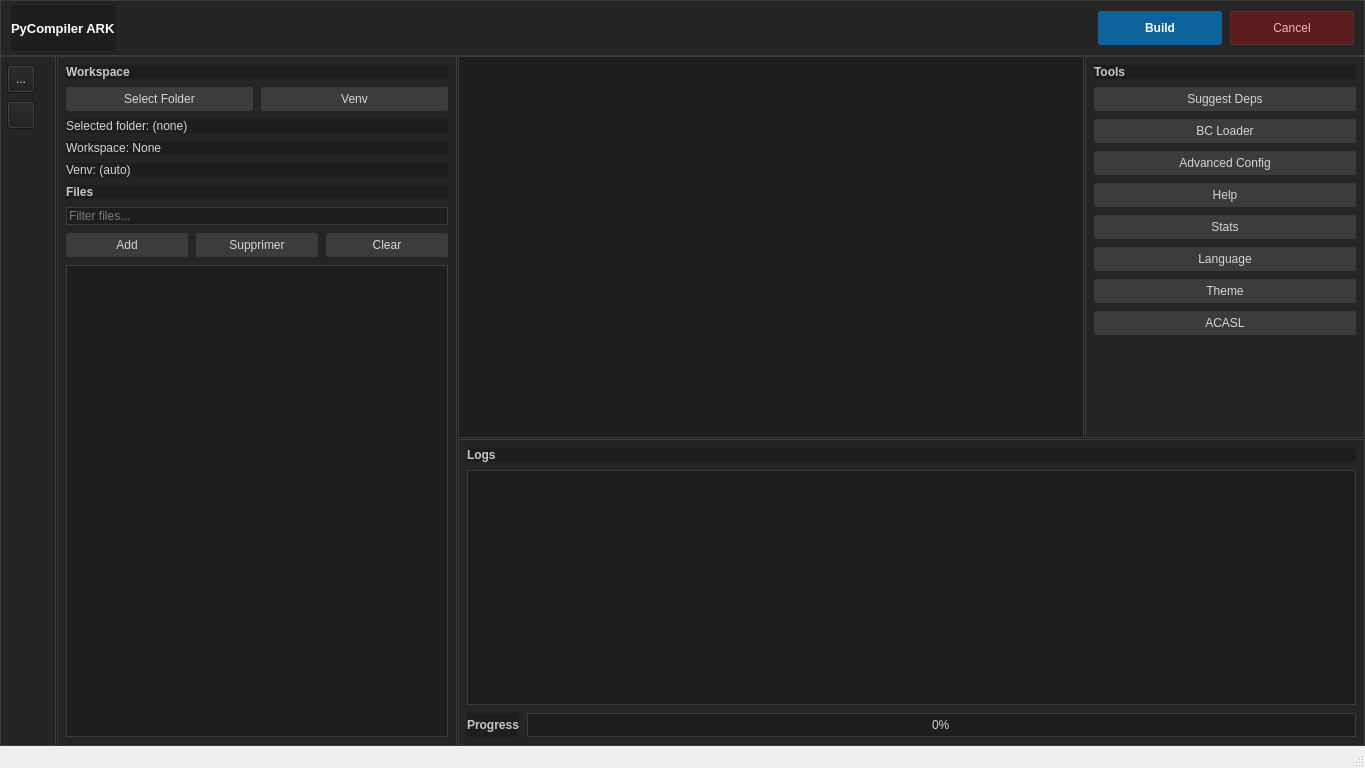
<?xml version="1.0" encoding="UTF-8"?>
<ui version="4.0">
 <class>MainWindow</class>
 <widget class="QMainWindow" name="MainWindow">
  <property name="geometry">
   <rect>
    <x>0</x>
    <y>0</y>
    <width>1365</width>
    <height>768</height>
   </rect>
  </property>
  <property name="windowTitle">
   <string>PyCompiler ARK - IDE Layout</string>
  </property>
  <widget class="QWidget" name="centralwidget">
   <property name="styleSheet">
    <string notr="true">QWidget {
  background: #1e1e1e;
  color: #d4d4d4;
  font-family: &quot;Segoe UI&quot;, &quot;Noto Sans&quot;, sans-serif;
  font-size: 9pt;
}
QFrame#header, QFrame#activity_bar, QFrame#workspace_panel, QFrame#tools_panel, QFrame#logs_panel {
  background: #252526;
  border: 1px solid #3c3c3c;
}
QTabWidget::pane, QListWidget, QTextEdit, QLineEdit {
  background: #1e1e1e;
  border: 1px solid #3c3c3c;
}
QLabel#label_app_title { color: #ffffff; font-size: 10pt; font-weight: 600; }
QLabel#label_workspace_section, QLabel#label_files_section, QLabel#label_tools,
QLabel#label_logs_section, QLabel#label_progress, QLabel#label_options_section {
  color: #c8c8c8;
  font-weight: 600;
}
QPushButton {
  background: #3c3c3c;
  border: 1px solid #3c3c3c;
  border-radius: 2px;
  padding: 4px 10px;
}
QPushButton:hover { background: #454545; }
QPushButton#btn_build_all {
  background: #0e639c;
  border-color: #0e639c;
  color: #ffffff;
  font-weight: 600;
}
QPushButton#btn_build_all:hover { background: #1177bb; }
QPushButton#btn_cancel_all {
  background: #5a1d1d;
  border-color: #6a2a2a;
  color: #f2b8b8;
}
QListWidget { padding: 4px; selection-background-color: #094771; selection-color: #ffffff; }
QTabBar::tab {
  background: #2d2d30;
  border: 1px solid #3c3c3c;
  border-bottom: none;
  padding: 5px 12px;
}
QTabBar::tab:selected { background: #1e1e1e; }
QTabBar::tab:hover { background: #37373d; }
QProgressBar {
  border: 1px solid #3c3c3c;
  text-align: center;
  background: #1e1e1e;
}
QProgressBar::chunk { background: #0e639c; }</string>
   </property>
   <layout class="QVBoxLayout" name="rootLayout">
    <property name="spacing">
     <number>0</number>
    </property>
    <property name="leftMargin">
     <number>0</number>
    </property>
    <property name="topMargin">
     <number>0</number>
    </property>
    <property name="rightMargin">
     <number>0</number>
    </property>
    <property name="bottomMargin">
     <number>0</number>
    </property>
    <item>
     <widget class="QFrame" name="header">
      <property name="minimumSize">
       <size>
        <width>0</width>
        <height>48</height>
       </size>
      </property>
      <property name="maximumSize">
       <size>
        <width>16777215</width>
        <height>56</height>
       </size>
      </property>
      <property name="frameShape">
       <enum>QFrame::Shape::StyledPanel</enum>
      </property>
      <property name="frameShadow">
       <enum>QFrame::Shadow::Raised</enum>
      </property>
      <layout class="QHBoxLayout" name="headerLayout">
       <property name="spacing">
        <number>8</number>
       </property>
       <property name="leftMargin">
        <number>10</number>
       </property>
       <property name="topMargin">
        <number>4</number>
       </property>
       <property name="rightMargin">
        <number>10</number>
       </property>
       <property name="bottomMargin">
        <number>4</number>
       </property>
       <item>
        <widget class="QLabel" name="label_app_title">
         <property name="text">
          <string>PyCompiler ARK</string>
         </property>
        </widget>
       </item>
       <item>
        <spacer name="headerSpacer">
         <property name="orientation">
          <enum>Qt::Orientation::Horizontal</enum>
         </property>
         <property name="sizeHint" stdset="0">
          <size>
           <width>40</width>
           <height>20</height>
          </size>
         </property>
        </spacer>
       </item>
       <item>
        <widget class="QPushButton" name="btn_build_all">
          <property name="minimumSize">
           <size>
            <width>124</width>
            <height>34</height>
           </size>
          </property>
          <property name="text">
           <string>Build</string>
          </property>
         </widget>
        </item>
        <item>
         <widget class="QPushButton" name="btn_cancel_all">
          <property name="minimumSize">
           <size>
            <width>124</width>
            <height>34</height>
           </size>
          </property>
          <property name="text">
           <string>Cancel</string>
          </property>
         </widget>
       </item>
      </layout>
     </widget>
    </item>
    <item>
     <widget class="QSplitter" name="mainSplitter">
      <property name="orientation">
       <enum>Qt::Orientation::Horizontal</enum>
      </property>
     <property name="handleWidth">
       <number>1</number>
     </property>
      <widget class="QFrame" name="activity_bar">
       <property name="minimumSize">
        <size>
         <width>48</width>
         <height>0</height>
        </size>
       </property>
       <property name="maximumSize">
        <size>
         <width>56</width>
         <height>16777215</height>
        </size>
       </property>
       <property name="frameShape">
        <enum>QFrame::Shape::StyledPanel</enum>
       </property>
       <property name="frameShadow">
        <enum>QFrame::Shadow::Raised</enum>
       </property>
       <layout class="QVBoxLayout" name="activityBarLayout">
        <property name="spacing">
         <number>8</number>
        </property>
        <property name="leftMargin">
         <number>6</number>
        </property>
        <property name="topMargin">
         <number>8</number>
        </property>
        <property name="rightMargin">
         <number>6</number>
        </property>
        <property name="bottomMargin">
         <number>8</number>
        </property>
        <item>
          <widget class="QToolButton" name="btn_more_actions">
           <property name="minimumSize">
            <size>
             <width>28</width>
             <height>28</height>
            </size>
           </property>
           <property name="toolTip">
            <string>More tools</string>
           </property>
           <property name="text">
            <string>...</string>
           </property>
          </widget>
         </item>
         <item>
          <widget class="QToolButton" name="btn_activity_deps">
           <property name="minimumSize">
            <size>
             <width>28</width>
             <height>28</height>
            </size>
           </property>
           <property name="toolTip">
            <string>Analyser dépendances</string>
           </property>
           <property name="text">
            <string/>
          </property>
         </widget>
        </item>
        <item>
         <spacer name="activitySpacer">
          <property name="orientation">
           <enum>Qt::Orientation::Vertical</enum>
          </property>
          <property name="sizeHint" stdset="0">
           <size>
            <width>20</width>
            <height>40</height>
           </size>
          </property>
         </spacer>
        </item>
       </layout>
      </widget>
      <widget class="QFrame" name="workspace_panel">
       <property name="minimumSize">
        <size>
         <width>280</width>
         <height>0</height>
        </size>
       </property>
       <property name="maximumSize">
        <size>
         <width>400</width>
         <height>16777215</height>
        </size>
       </property>
       <property name="frameShape">
        <enum>QFrame::Shape::StyledPanel</enum>
       </property>
       <property name="frameShadow">
        <enum>QFrame::Shadow::Raised</enum>
       </property>
       <layout class="QVBoxLayout" name="workspaceLayout">
        <property name="spacing">
         <number>8</number>
        </property>
        <property name="leftMargin">
         <number>8</number>
        </property>
        <property name="topMargin">
         <number>8</number>
        </property>
        <property name="rightMargin">
         <number>8</number>
        </property>
        <property name="bottomMargin">
         <number>8</number>
        </property>
        <item>
         <widget class="QLabel" name="label_workspace_section">
          <property name="text">
           <string>Workspace</string>
          </property>
         </widget>
        </item>
        <item>
         <layout class="QHBoxLayout" name="workspaceSelectLayout">
          <item>
           <widget class="QPushButton" name="btn_select_folder">
            <property name="text">
             <string>Select Folder</string>
            </property>
           </widget>
          </item>
          <item>
            <widget class="QPushButton" name="btn_venv_button">
             <property name="text">
              <string>Venv</string>
             </property>
            </widget>
          </item>
         </layout>
        </item>
        <item>
         <widget class="QLabel" name="label_folder">
          <property name="text">
           <string>Selected folder: (none)</string>
          </property>
         </widget>
        </item>
        <item>
         <widget class="QLabel" name="label_workspace_status">
          <property name="text">
           <string>Workspace: None</string>
          </property>
         </widget>
        </item>
        <item>
         <widget class="QLabel" name="venv_label">
          <property name="text">
           <string>Venv: (auto)</string>
          </property>
         </widget>
        </item>
        <item>
         <widget class="QLabel" name="label_files_section">
          <property name="text">
           <string>Files</string>
          </property>
         </widget>
        </item>
        <item>
         <widget class="QLineEdit" name="file_filter_input">
          <property name="placeholderText">
           <string>Filter files...</string>
          </property>
         </widget>
        </item>
        <item>
         <layout class="QHBoxLayout" name="fileButtonsLayout">
          <item>
           <widget class="QPushButton" name="btn_select_files">
            <property name="text">
             <string>Add</string>
            </property>
           </widget>
          </item>
          <item>
           <widget class="QPushButton" name="btn_remove_file">
            <property name="text">
             <string>Supprimer</string>
            </property>
           </widget>
          </item>
          <item>
           <widget class="QPushButton" name="btn_clear_workspace">
            <property name="text">
             <string>Clear</string>
            </property>
           </widget>
          </item>
         </layout>
        </item>
        <item>
         <widget class="QListWidget" name="file_list"/>
        </item>
       </layout>
      </widget>
      <widget class="QSplitter" name="rightSplitter">
       <property name="orientation">
        <enum>Qt::Orientation::Vertical</enum>
       </property>
       <property name="handleWidth">
        <number>1</number>
       </property>
       <widget class="QSplitter" name="topSplitter">
        <property name="orientation">
         <enum>Qt::Orientation::Horizontal</enum>
        </property>
        <property name="handleWidth">
         <number>1</number>
        </property>
        <widget class="QTabWidget" name="compiler_tabs">
         <property name="currentIndex">
          <number>-1</number>
         </property>
        </widget>
        <widget class="QFrame" name="tools_panel">
         <property name="minimumSize">
          <size>
           <width>200</width>
           <height>0</height>
          </size>
         </property>
         <property name="maximumSize">
          <size>
           <width>280</width>
           <height>16777215</height>
          </size>
         </property>
         <property name="frameShape">
          <enum>QFrame::Shape::StyledPanel</enum>
         </property>
         <property name="frameShadow">
          <enum>QFrame::Shadow::Raised</enum>
         </property>
         <layout class="QVBoxLayout" name="toolsLayout">
          <property name="spacing">
           <number>8</number>
          </property>
          <property name="leftMargin">
           <number>8</number>
          </property>
          <property name="topMargin">
           <number>8</number>
          </property>
          <property name="rightMargin">
           <number>8</number>
          </property>
          <property name="bottomMargin">
           <number>8</number>
          </property>
          <item>
           <widget class="QLabel" name="label_tools">
            <property name="text">
             <string>Tools</string>
            </property>
           </widget>
          </item>
          <item>
           <widget class="QPushButton" name="btn_suggest_deps">
            <property name="text">
             <string>Suggest Deps</string>
            </property>
           </widget>
          </item>
          <item>
           <widget class="QPushButton" name="btn_bc_loader">
            <property name="text">
             <string>BC Loader</string>
            </property>
           </widget>
          </item>
          <item>
           <widget class="QPushButton" name="btn_advanced_config">
             <property name="text">
              <string>Advanced Config</string>
             </property>
            </widget>
           </item>
           <item>
            <widget class="QPushButton" name="btn_help">
             <property name="text">
              <string>Help</string>
             </property>
            </widget>
           </item>
           <item>
            <widget class="QPushButton" name="btn_show_stats">
             <property name="text">
              <string>Stats</string>
             </property>
            </widget>
           </item>
           <item>
            <widget class="QPushButton" name="btn_select_lang">
 
             <property name="text">
              <string>Language</string>
             </property>
            </widget>
           </item>
           <item>
            <widget class="QPushButton" name="btn_select_theme">
             <property name="text">
              <string>Theme</string>
             </property>
            </widget>
          </item>
          <item>
           <widget class="QPushButton" name="btn_acasl_loader">
            <property name="text">
             <string>ACASL</string>
            </property>
           </widget>
          </item>
          <item>
           <spacer name="toolsSpacer">
            <property name="orientation">
             <enum>Qt::Orientation::Vertical</enum>
            </property>
            <property name="sizeHint" stdset="0">
             <size>
              <width>20</width>
              <height>40</height>
             </size>
            </property>
           </spacer>
          </item>
         </layout>
        </widget>
       </widget>
       <widget class="QFrame" name="logs_panel">
        <property name="minimumSize">
         <size>
          <width>0</width>
          <height>190</height>
         </size>
        </property>
        <property name="maximumSize">
         <size>
          <width>16777215</width>
          <height>320</height>
         </size>
        </property>
        <property name="frameShape">
         <enum>QFrame::Shape::StyledPanel</enum>
        </property>
        <property name="frameShadow">
         <enum>QFrame::Shadow::Raised</enum>
        </property>
        <layout class="QVBoxLayout" name="logsLayout">
         <property name="spacing">
          <number>8</number>
         </property>
         <property name="leftMargin">
          <number>8</number>
         </property>
         <property name="topMargin">
          <number>8</number>
         </property>
         <property name="rightMargin">
          <number>8</number>
         </property>
         <property name="bottomMargin">
          <number>8</number>
         </property>
         <item>
          <widget class="QLabel" name="label_logs_section">
           <property name="text">
            <string>Logs</string>
           </property>
          </widget>
         </item>
         <item>
          <widget class="QTextEdit" name="log">
           <property name="acceptRichText">
            <bool>false</bool>
           </property>
           <property name="readOnly">
            <bool>true</bool>
           </property>
          </widget>
         </item>
         <item>
          <layout class="QHBoxLayout" name="progressRowLayout">
           <item>
            <widget class="QLabel" name="label_progress">
             <property name="text">
              <string>Progress</string>
             </property>
            </widget>
           </item>
           <item>
            <widget class="QProgressBar" name="progress">
             <property name="value">
              <number>0</number>
             </property>
            </widget>
           </item>
          </layout>
         </item>
        </layout>
       </widget>
      </widget>
     </widget>
    </item>
   </layout>
  </widget>
  <widget class="QStatusBar" name="statusbar">
   <property name="sizeGripEnabled">
    <bool>true</bool>
   </property>
  </widget>
 </widget>
 <resources/>
 <connections/>
</ui>
